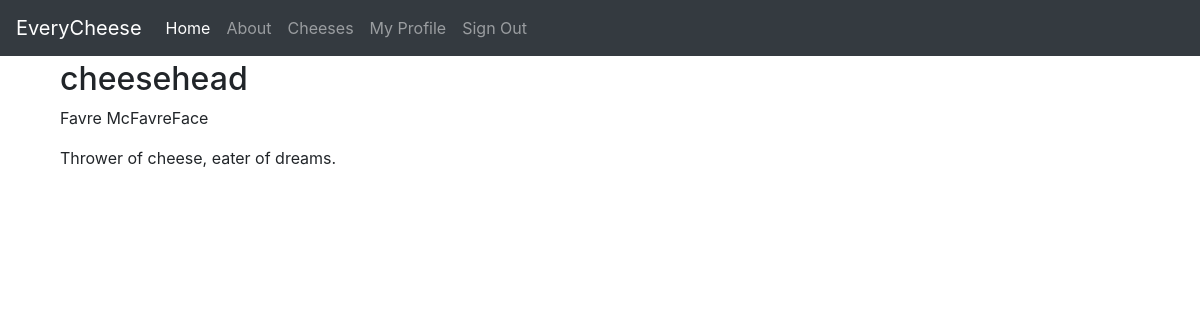
Screenshot of /users/cheesehead/ (signed in) with the database file from the repository.
### everycheese/users/models.py (models this page shows, shortened)
class User(AbstractUser):
    name = models.CharField(
        _("Name of User"), blank=True, max_length=255
    )
    bio = models.TextField('Bio', blank=True)

### everycheese/users/views.py (the view)
class UserDetailView(LoginRequiredMixin, DetailView):
    model = User
    slug_field = "username"
    slug_url_kwarg = "username"

### everycheese/utils/context_processors.py (called while the page is built)
def settings_context(_request):
    return {"DEBUG": settings.DEBUG}  # explicit

### everycheese/templates/users/user_detail.html (shortened to what this page needs)
{% extends "base.html" %}
{% load static %}
{% block content %}
<div class="container">
  <div class="row">
    <div class="col-sm-12">
      <h2>{{ object.username }}</h2>
      {% if object.name %}
        <p>{{ object.name }}</p>
      {% endif %}
      {% if object.bio  %}
        <p>{{object.bio|linebreaksbr}} </p>
      {% endif %}
    </div>
  </div>
</div>
{% endblock content %}

### rows the page displays
User: username "cheesehead", name "Favre McFavreFace", bio "Thrower of cheese, eater of dreams."
